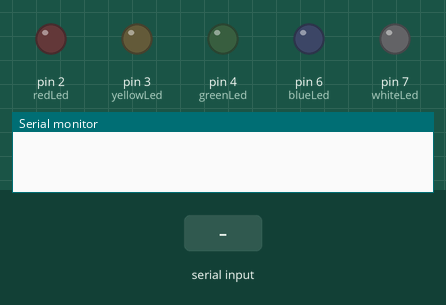
Simulated run of this sketch. Board: Arduino Uno, built with avr-gcc and run on an emulated ATmega328P. On the bench: output pins drawn as LEDs (lit = HIGH), the last lines printed to the serial monitor. Inputs (shaded band) come from the test bench.

Above: at 1.2 s.
1.3 s: "R" received over the second serial link
At 1.8 s:
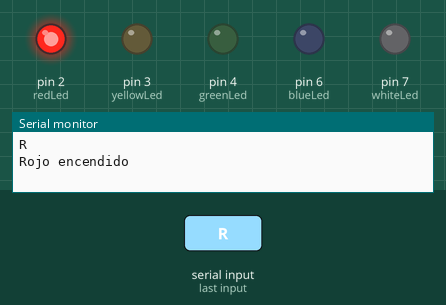
2.8 s: "Y" received over the second serial link
At 4.0 s:
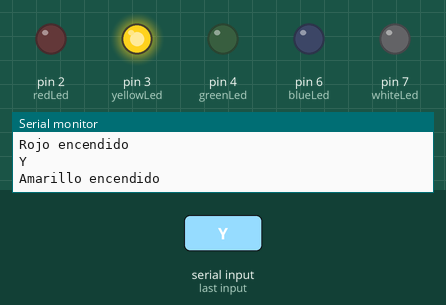
4.3 s: "G" received over the second serial link
At 5.2 s:
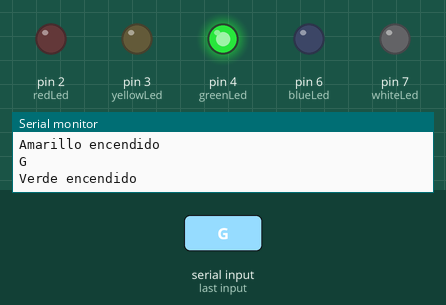
5.8 s: "B" received over the second serial link
At 6.4 s:
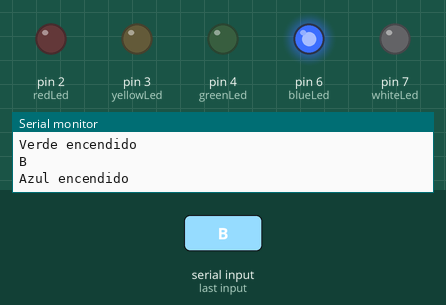
7.3 s: "W" received over the second serial link
At 8.5 s:
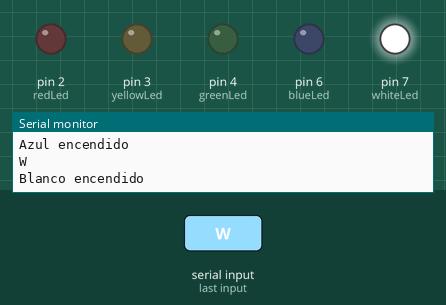
8.8 s: "A" received over the second serial link
At 9.9 s:
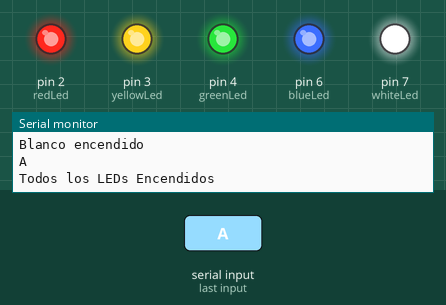
Timing chart, 0 to 11.3 s (numbered marks = the images above; inputs shaded):
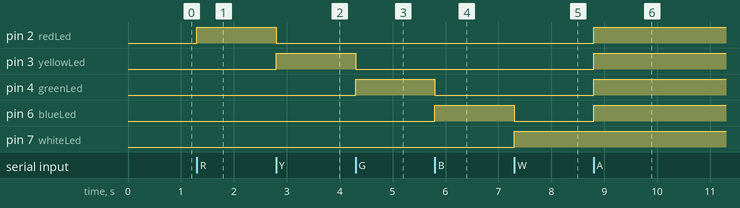

The sketch:

Programa_LEDS_VOZ.ino
```cpp
#include <SoftwareSerial.h>
SoftwareSerial BT1(10, 11); // RX, TX (recuerda que se cruzan)

const int redLed = 2;
const int yellowLed = 3;
const int greenLed = 4;
const int blueLed = 6;
const int whiteLed = 7;

void setup() {
  Serial.begin(9600);
  BT1.begin(9600);

  pinMode(redLed, OUTPUT);
  pinMode(yellowLed, OUTPUT);
  pinMode(greenLed, OUTPUT);
  pinMode(blueLed, OUTPUT);
  pinMode(whiteLed, OUTPUT);
}

void loop() {
  if (BT1.available() > 0) {
    char receivedChar = BT1.read();
    Serial.println(receivedChar);

    digitalWrite(redLed, LOW);
    digitalWrite(yellowLed, LOW);
    digitalWrite(greenLed, LOW);
    digitalWrite(blueLed, LOW);
    digitalWrite(whiteLed, LOW);

    switch (receivedChar) {
      case 'R':
        digitalWrite(redLed, HIGH);
        Serial.println("Rojo encendido");
        break;
      case 'Y':
        digitalWrite(yellowLed, HIGH);
        Serial.println("Amarillo encendido");
        break;
      case 'G':
        digitalWrite(greenLed, HIGH);
        Serial.println("Verde encendido");
        break;
      case 'B':
        digitalWrite(blueLed, HIGH);
        Serial.println("Azul encendido");
        break;
      case 'W':
        digitalWrite(whiteLed, HIGH);
        Serial.println("Blanco encendido");
        break;
      case 'A':
        digitalWrite(redLed, HIGH);
        digitalWrite(yellowLed, HIGH);
        digitalWrite(greenLed, HIGH);
        digitalWrite(blueLed, HIGH);
        digitalWrite(whiteLed, HIGH);
        Serial.println("Todos los LEDs Encendidos");
        break;
      case 'Z':
        digitalWrite(redLed, LOW);
        digitalWrite(yellowLed, LOW);
        digitalWrite(greenLed, LOW);
        digitalWrite(blueLed, LOW);
        digitalWrite(whiteLed, LOW);
        Serial.println("Todos los LEDs Apagados");
        break;
      default:
        break;
    }
  }

  if (Serial.available() > 0) {
    char commandChar = Serial.read();
    BT1.write(commandChar);
  }
}
```

Measured:
- after the input at 1.3 s, pin 2 (redLed): LOW → HIGH at once
- after the input at 2.8 s, pin 2 (redLed): HIGH → LOW at once; pin 3 (yellowLed): LOW → HIGH at once
- after the input at 4.3 s, pin 3 (yellowLed): HIGH → LOW at once; pin 4 (greenLed): LOW → HIGH at once
- after the input at 5.8 s, pin 4 (greenLed): HIGH → LOW at once; pin 6 (blueLed): LOW → HIGH at once
- after the input at 7.3 s, pin 6 (blueLed): HIGH → LOW at once; pin 7 (whiteLed): LOW → HIGH at once
- after the input at 8.8 s, pin 2 (redLed), pin 3 (yellowLed), pin 4 (greenLed), pin 6 (blueLed): LOW → HIGH at once
